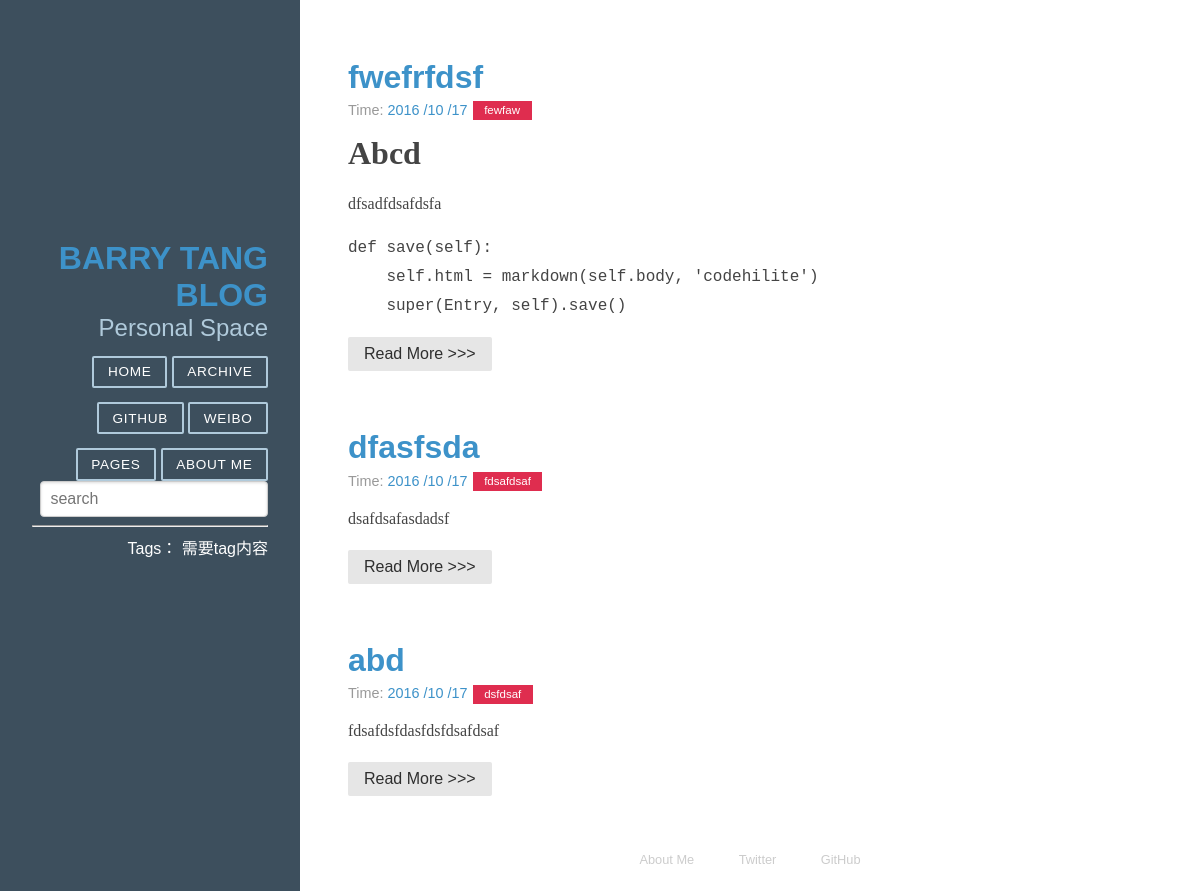
Before: / with the older database file.
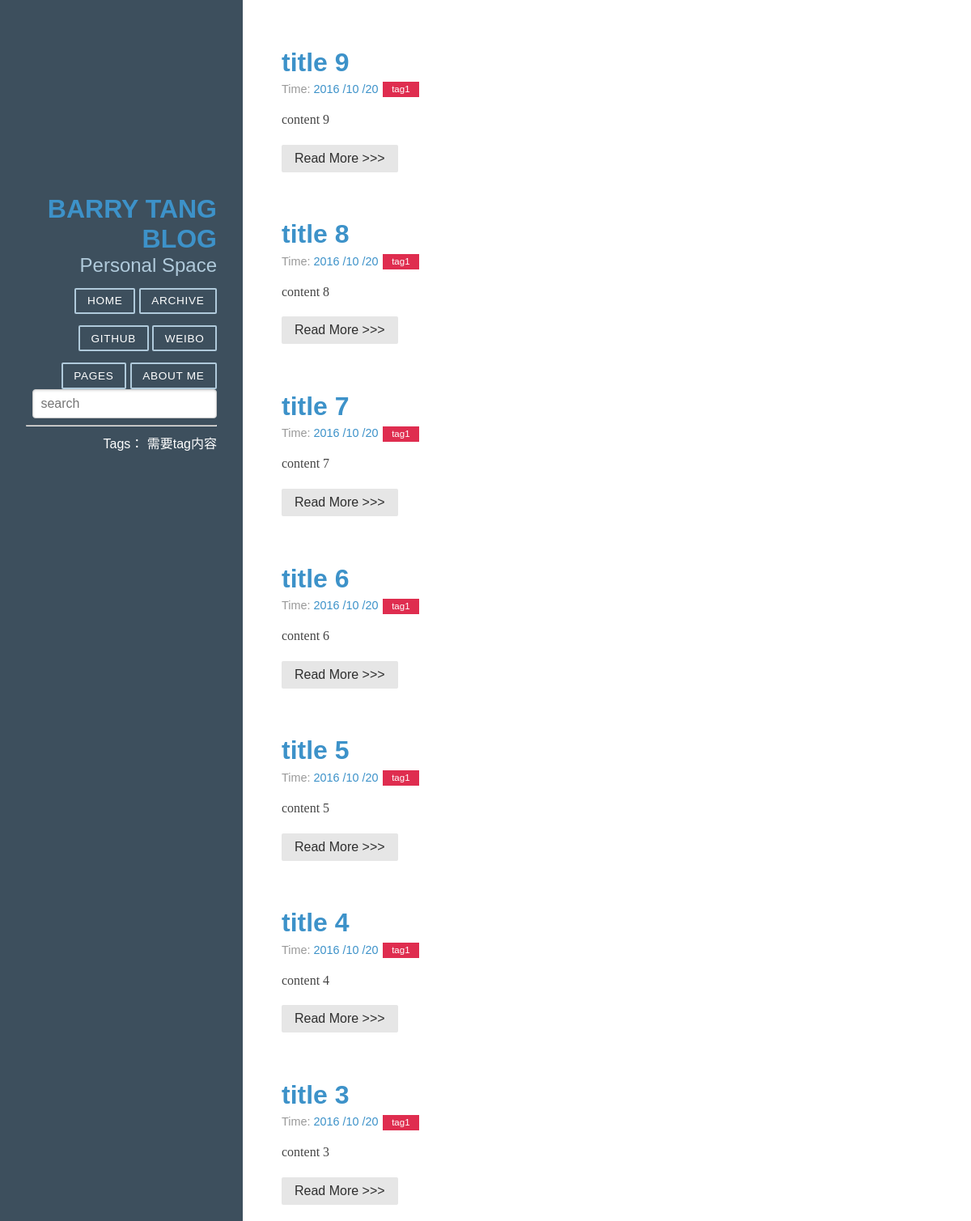
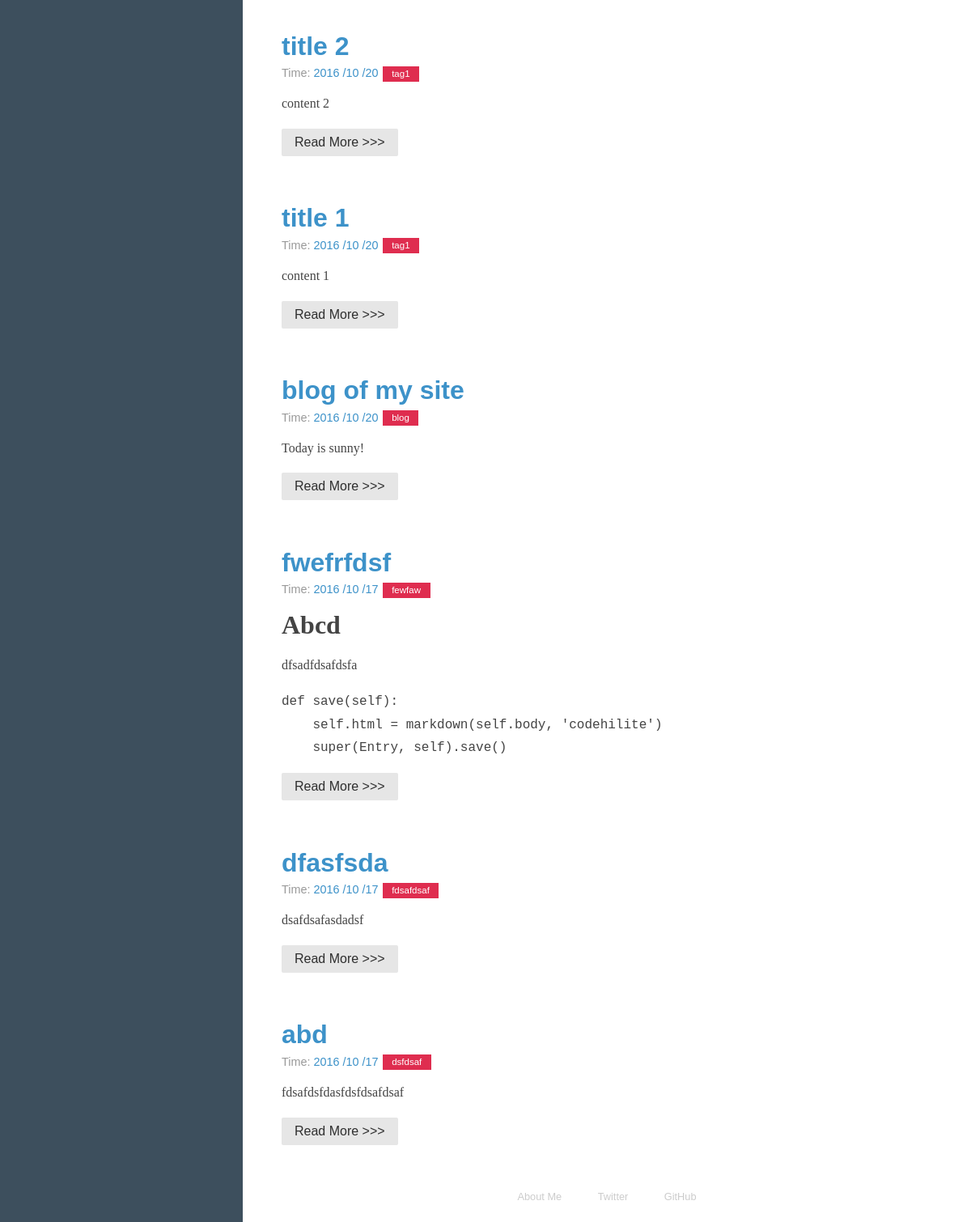
After: the same page with the newer database file (2 pictures, top to bottom).
### article/models.py (models this page shows)
class Article(models.Model) :
    title = models.CharField(max_length = 100)
    category = models.CharField(max_length = 50, blank = True)
    date_time = models.DateTimeField(auto_now_add = True)
    content = models.TextField(blank = True, null = True)
    def __str__(self) :
        return self.title
    class Meta:
        ordering = ['-date_time']

### article/views.py (the view)
# urls.py: 2. Add a URL to urlpatterns:  url(r'^$', views.home, name='home')
def home(request):
    post_list = Article.objects.all()  #获取全部的Article对象
    print(post_list)
    return render(request, 'home.html', {'post_list' : post_list})

### article/templatetags/custom_markdown.py (called while the page is built)
@register.filter(is_safe=True)  #注册template filter
@stringfilter  #希望字符串作为参数
def custom_markdown(value):
    return mark_safe(markdown.markdown(value,
        extensions = ['markdown.extensions.fenced_code', 'markdown.extensions.codehilite'],
                                       safe_mode=True,
                                       enable_attributes=False))

### article/templates/home.html
{% extends "base.html" %}
{% load custom_markdown %}
{% block content %}
<div class="posts">
    {% for post in post_list %}
        <section class="post">
            <header class="post-header">
                <h2 class="post-title"><a href="{% url "detail" id=post.id %}">{{ post.title }}</a></h2>
                <p class="post-meta">
                    Time:  <a class="post-author" href="#">{{ post.date_time |date:"Y /m /d"}}</a>
                    <a class="post-category post-category-js" href="{% url "search_tag" post.category %}">{{ post.category }}</a>
                </p>
            </header>
                <div class="post-description">
                    <p>
                        {{ post.content|custom_markdown|truncatewords_html:100 }}
                    </p>
                </div>
                <a class="pure-button" href="{% url "detail" id=post.id %}">Read More >>> </a>
        </section>
    {% endfor %}
</div>
{% endblock %}

### article/templates/base.html (shortened to what this page needs)
<!doctype html>
<html lang="en">
<head>
    {% load staticfiles %}
    <link rel=stylesheet href="{% static "style/pure-min.css" %}">
    <link rel=stylesheet href="{% static "style/grids-responsive-min.css" %}">
    <link rel=stylesheet href="{% static "style/blog.css" %}">
    <link rel="stylesheet" href="{% static "style/monokai.css" %}">
  </head>
<body>
<div id="layout" class="pure-g">
    <div class="sidebar pure-u-1 pure-u-md-1-4">
        <div class="header">
            <h1 class="brand-title"><a href="{% url "home" %}">Barry Tang Blog</a></h1>
            <h2 class="brand-tagline">Personal Space</h2>
            <nav class="nav">
                <ul class="nav-list">
                    <li class="nav-item">
                        <a class="button-success pure-button" href="/">Home</a>
                    </li>
                    <li class="nav-item">
                        <a class="button-success pure-button" href="/archives">Archive</a>
                    </li>
                    <li class="nav-item">
                        <a class="pure-button" href="https://github.com/Andrew-liu/my_blog_tutorial">Github</a>
                    </li>
                    <li class="nav-item">
                        <a class="button-error pure-button" href="http://weibo.com/dinosaurliu">Weibo</a>
                    </li>
                    <li class="nav-item">
                        <a class="button-success pure-button" href="/">Pages</a>
                    </li>
                    <li class="nav-item">
                        <a class="button-success pure-button" href="/aboutme">About Me</a>
                    </li>
                    <li>
                        <form class="pure-form" action="/search/" method="get">
                            <input class="pure-input-3-3" type="text" name="s" placeholder="search">
                        </form>
                    </li>
                </ul>
            </nav>
            <hr/>
            <nav>
                <ul class="nav-list">
                    Tags：
                {% block tag %}
                需要tag内容
                {% endblock %}
                </ul>
            </nav>
        </div>
    </div>
    <div class="content pure-u-1 pure-u-md-3-4">
        <div>
            {% block content %}{% endblock %}
            <div class="footer">
                <div class="pure-menu pure-menu-horizontal pure-menu-open">
                    <ul>
                        <li><a href="http://andrewliu.tk/about/">About Me</a></li>
                        <li><a href="http://twitter.com/yuilibrary/">Twitter</a></li>
                        <li><a href="http://github.com/yahoo/pure/">GitHub</a></li>
                    </ul>
                </div>
            </div>
        </div>
    </div>
</div>
</body>
</html>

### static/style/pure-min.css (style rules this page uses)
article,aside,details,figcaption,figure,footer,header,hgroup,main,nav,section,summary { display:block }
html { font-size:100%;-ms-text-size-adjust:100%;-webkit-text-size-adjust:100% }
html,button,input,select,textarea { font-family:sans-serif }
body { margin:0 }
h1 { font-size:2em;margin:.67em 0 }
h2 { font-size:1.5em;margin:.83em 0 }
hr { -moz-box-sizing:content-box;box-sizing:content-box;height:0 }
p,pre { margin:1em 0 }
code,kbd,pre,samp { font-family:monospace,serif;_font-family:'courier new',monospace;font-size:1em }
pre { white-space:pre;white-space:pre-wrap;word-wrap:break-word }
dl,menu,ol,ul { margin:1em 0 }
menu,ol,ul { padding:0 0 0 40px }
nav ul,nav ol { list-style:none;list-style-image:none }
form { margin:0 }
button,input,select,textarea { font-size:100%;margin:0;vertical-align:baseline;*vertical-align:middle }
button,input { line-height:normal }
.pure-g { letter-spacing:-.31em;*letter-spacing:normal;*word-spacing:-.43em;text-rendering:optimizespeed;font-family:FreeSans,Arimo,"Droid Sans",Helvetica,Arial,sans-serif;display:-webkit-flex;-webkit-flex-flow:row wrap;display:-ms-flexbox;-ms-flex-flow:row wrap }
.pure-g [class *="pure-u"] { font-family:sans-serif }
.pure-u-1,.pure-u-1-1,.pure-u-1-2,.pure-u-1-3,.pure-u-2-3,.pure-u-1-4,.pure-u-3-4,.pure-u-1-5,.pure-u-2-5,.pure-u-3-5,.pure-u-4-5,.pure-u-5-5,.pure-u-1-6,.pure-u-5-6,.pure-u-1-8,.pure-u-3-8,.pure-u-5-8,.pure-u-7-8,.pure-u-1-12,.pure-u-5-12,.pure-u-7-12,.pure-u-11-12,.pure-u-1-24,.pure-u-2-24,.pure-u-3-24,.pure-u-4-24,.pure-u-5-24,.pure-u-6-24,.pure-u-7-24,.pure-u-8-24,.pure-u-9-24,.pure-u-10-24,.pure-u-11-24,.pure-u-12-24,.pure-u-13-24,.pure-u-14-24,.pure-u-15-24,.pure-u-16-24,.pure-u-17-24,.pure-u-18-24,.pure-u-19-24,.pure-u-20-24,.pure-u-21-24,.pure-u-22-24,.pure-u-23-24,.pure-u-24-24 { display:inline-block;*display:inline;zoom:1;letter-spacing:normal;word-spacing:normal;vertical-align:top;text-rendering:auto }
.pure-u-1,.pure-u-1-1,.pure-u-5-5,.pure-u-24-24 { width:100% }
.pure-button { display:inline-block;*display:inline;zoom:1;line-height:normal;white-space:nowrap;vertical-align:baseline;text-align:center;cursor:pointer;-webkit-user-drag:none;-webkit-user-select:none;-moz-user-select:none;-ms-user-select:none;user-select:none }
.pure-button { font-family:inherit;font-size:100%;*font-size:90%;*overflow:visible;padding:.5em 1em;color:#444;color:rgba(0,0,0,.8);*color:#444;border:1px solid #999;border:0 rgba(0,0,0,0);background-color:#E6E6E6;text-decoration:none;border-radius:2px }
.pure-form input[type=text],.pure-form input[type=password],.pure-form input[type=email],.pure-form input[type=url],.pure-form input[type=date],.pure-form input[type=month],.pure-form input[type=time],.pure-form input[type=datetime],.pure-form input[type=datetime-local],.pure-form input[type=week],.pure-form input[type=number],.pure-form input[type=search],.pure-form input[type=tel],.pure-form input[type=color],.pure-form select,.pure-form textarea { padding:.5em .6em;display:inline-block;border:1px solid #ccc;box-shadow:inset 0 1px 3px #ddd;border-radius:4px;-webkit-box-sizing:border-box;-moz-box-sizing:border-box;box-sizing:border-box }
.pure-menu ul { position:absolute;visibility:hidden }
.pure-menu.pure-menu-open { visibility:visible;z-index:2;width:100% }
.pure-menu ul { left:-10000px;list-style:none;margin:0;padding:0;top:-10000px;z-index:1 }
.pure-menu>ul { position:relative }
.pure-menu-open>ul { left:0;top:0;visibility:visible }
.pure-menu li { position:relative }
.pure-menu a,.pure-menu .pure-menu-heading { display:block;color:inherit;line-height:1.5em;padding:5px 20px;text-decoration:none;white-space:nowrap }
.pure-menu.pure-menu-horizontal>ul { display:inline-block;*display:inline;zoom:1;vertical-align:middle }
.pure-menu li a { padding:5px 20px }
.pure-menu-horizontal li { display:inline-block;*display:inline;zoom:1;vertical-align:middle }
.pure-menu.pure-menu-open,.pure-menu.pure-menu-horizontal li .pure-menu-children { background:#fff;border:1px solid #b7b7b7 }
.pure-menu.pure-menu-horizontal,.pure-menu.pure-menu-horizontal .pure-menu-heading { border:0 }
.pure-menu a { border:1px solid transparent;border-left:0;border-right:0 }
.pure-menu a,.pure-menu .pure-menu-can-have-children>li:after { color:#777 }

Changed rows visible on the page:
added Article: title "title 9", date_time "2016 /10 /20", category "tag1", content|custom_markdown "content 9"
added Article: title "title 8", date_time "2016 /10 /20", category "tag1", content|custom_markdown "content 8"
added Article: title "title 7", date_time "2016 /10 /20", category "tag1", content|custom_markdown "content 7"
added Article: title "title 6", date_time "2016 /10 /20", category "tag1", content|custom_markdown "content 6"
added Article: title "title 5", date_time "2016 /10 /20", category "tag1", content|custom_markdown "content 5"
added Article: title "title 4", date_time "2016 /10 /20", category "tag1", content|custom_markdown "content 4"
added Article: title "title 3", date_time "2016 /10 /20", category "tag1", content|custom_markdown "content 3"
added Article: title "title 2", date_time "2016 /10 /20", category "tag1", content|custom_markdown "content 2"
added Article: title "title 1", date_time "2016 /10 /20", category "tag1", content|custom_markdown "content 1"
added Article: title "blog of my site", date_time "2016 /10 /20", category "blog", content|custom_markdown "Today is sunny!"
